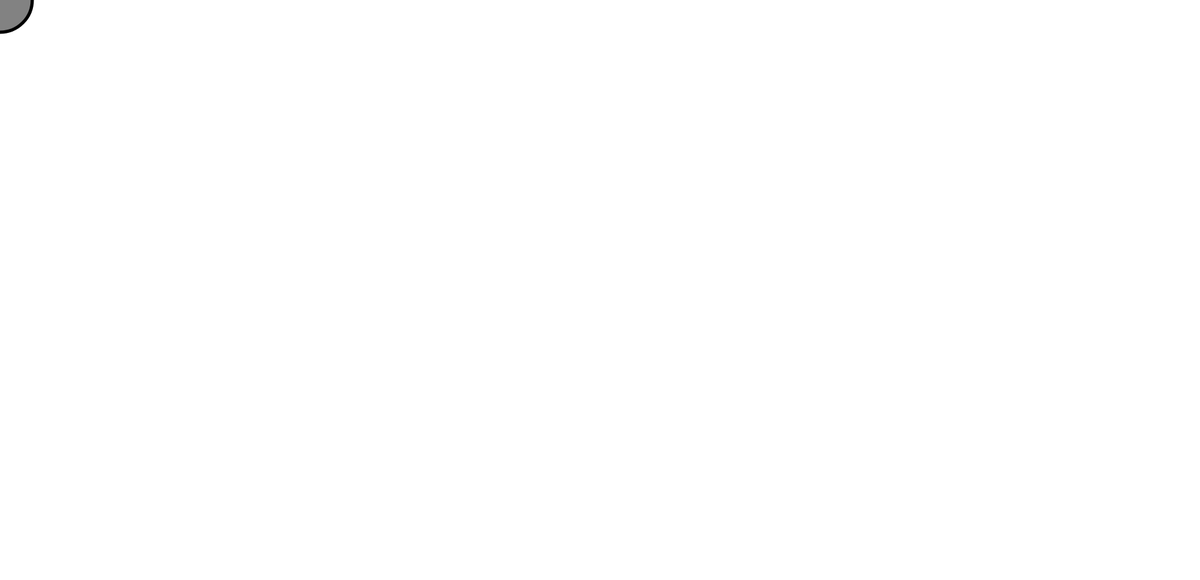
Frame 1 (no input)
Frame 60 (no input): identical to frame 1, image omitted
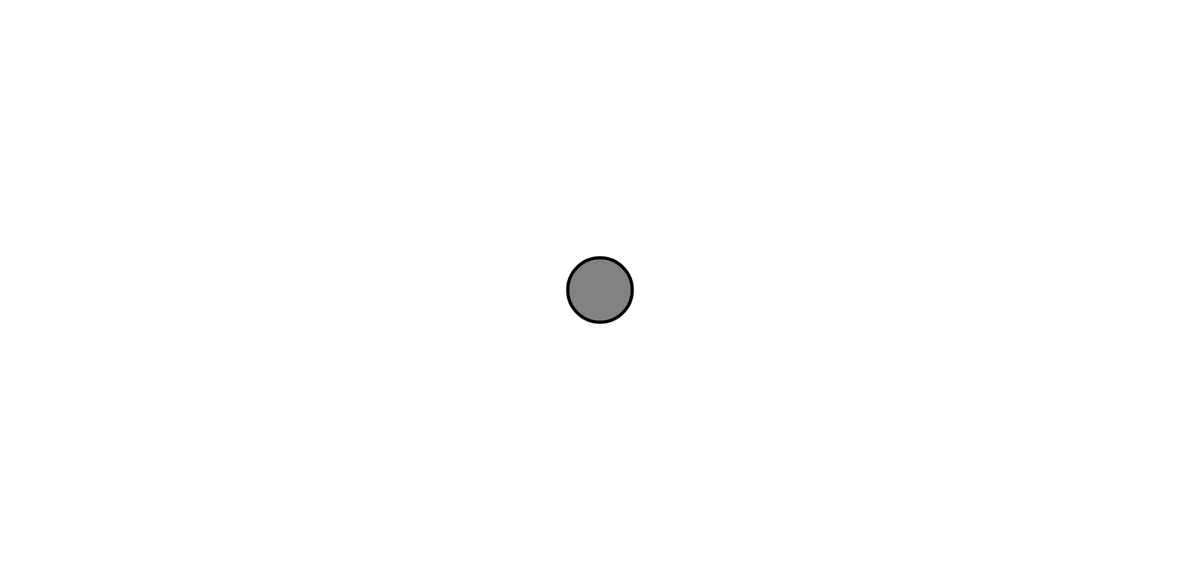
Frame 120 (the mouse pressed at the canvas centre since frame 60)

The p5.js sketch that drew these frames (run headless with seeded random() and noise() and a simulated clock; from frame 60 on, the mouse is pressed at the canvas centre):

// p5.js sketch
// ── sketch.js
function setup() {
  createCanvas(1860, 900);
}

function draw() {
  background(255);
  fill(130);
  strokeWeight(5);
circle(mouseX,mouseY,100);
}

// ── ex.js
function setup() {
    createCanvas(800, 800);
    noStroke();
  fill(0);
  }
  var x = 2;
  function draw() {
    background(121,10,10);
  x++;
  if (x%2==true){
  background(0)
  }
    else { 
  background(255)}
  }
